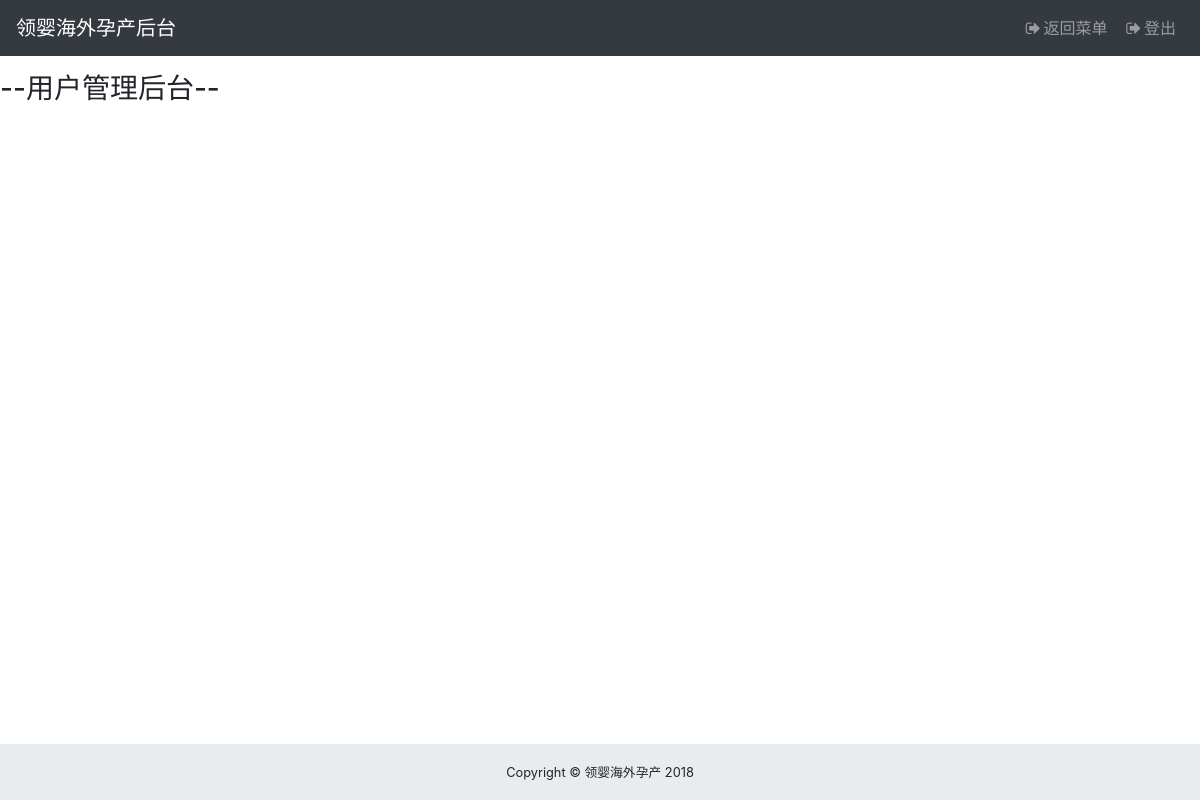
The page /admin/user_permission.php (signed in) on the database as committed earlier.
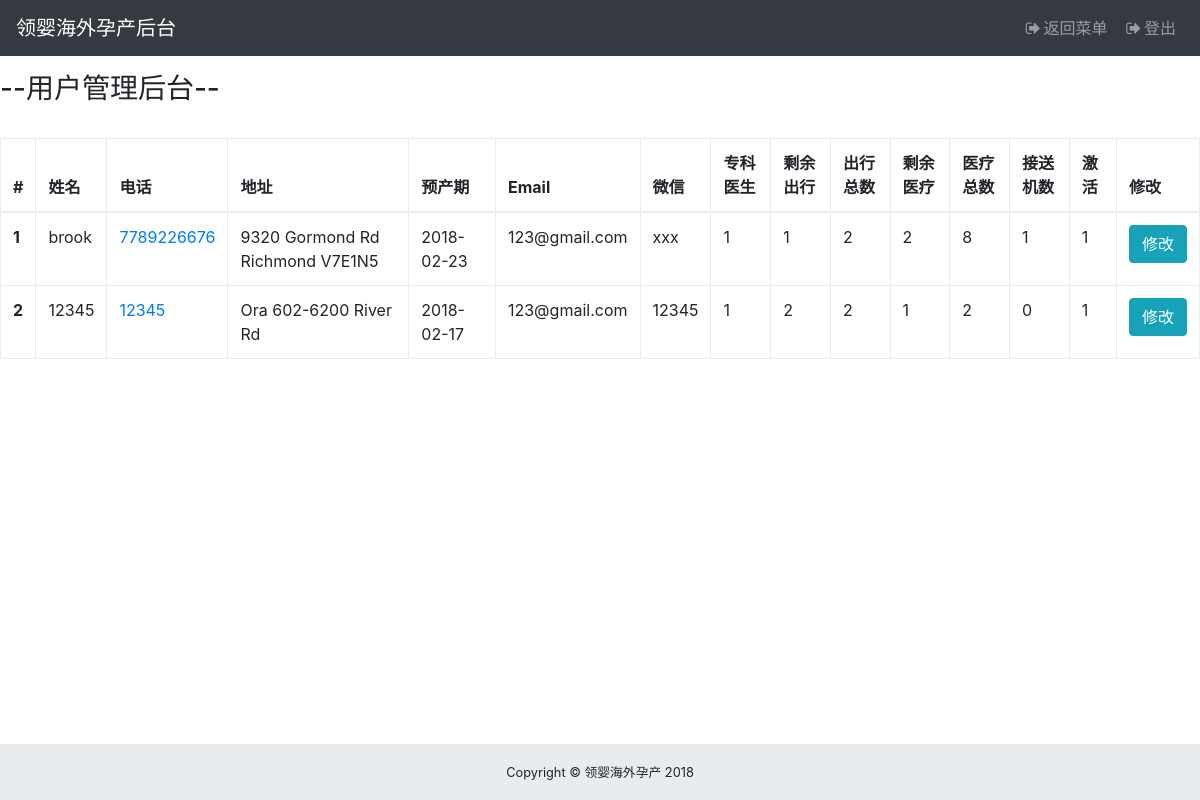
The same page on the database as committed later.
### tables this page shows
CREATE TABLE `users` (
  `uid` int(5) NOT NULL,
  `username` varchar(10) NOT NULL,
  `phone` bigint(50) NOT NULL,
  `email` varchar(50) NOT NULL,
  `password` varchar(100) NOT NULL,
  `weChat` varchar(50) NOT NULL,
  `timeDeliver` varchar(50) NOT NULL,
  `create_time` date NOT NULL,
  `role` varchar(10) DEFAULT NULL,
  `salt` varchar(6) NOT NULL,
  `address` varchar(100) DEFAULT NULL,
  `flight` int(5) DEFAULT '1',
  `special_medical` int(2) DEFAULT '0',
  `pickup` int(5) DEFAULT NULL,
  `pickupTotal` int(20) DEFAULT NULL,
  `medicals` int(5) DEFAULT NULL,
  `medicalsTotal` int(20) DEFAULT NULL,
  `isActive` int(2) DEFAULT NULL
);

### admin/model/user_permission.func.php (the view, shortened to what this page needs)
<?php if(!defined('In_System')) exit("Access Denied");
class User_Permission{
    public function generatePermission(){
        GLOBAL $mysqli;
        $profile_query = "SELECT * FROM users";
        $results = mysqli_fetch_all($mysqli->query($profile_query), MYSQLI_ASSOC);
		if(sizeof($results) > 0){
            echo sprintf("
            <div class=\"table-responsive\">
                <table class=\"table table-bordered\">
                <thead>
                    <tr>
                        <th>#</th>
                        <th>姓名</th>
                        <th>电话</th>
                        <th>地址</th>
                        <th>预产期</th>
                        <th>Email</th>
                        <th>微信</th>
                        <th>专科医生</th>
                        <th>剩余出行</th>
                        <th>出行总数</th>
                        <th>剩余医疗</th>
                        <th>医疗总数</th>
                        <th>接送机数</th>
                        <th>激活</th>
                        <th>修改</th>
                    </tr>
                </thead>
                <tbody>
            ");
            foreach( $results as $result){
                echo sprintf("
                            <form action=\"./user_permission_detail.php\" method=\"post\">
                            <tr>
                                <th scope=row><input type=\"hidden\" name= \"salt\" value= %s>%d</th>
                                <td>%s</td>
                                <td><a href=\"tel:%d\">%d</a></td>
                                <td>%s</td>
                                <td>%s</td>
                                <td>%s</td>
                                <td>%s</td>
                                <td>%s</td>
                                <td>%s</td>
                                <td>%d</td>
                                <td>%d</td>
                                <td>%d</td>
                                <td>%d</td>
                                <td>%d</td>
                                <td><button tyle=\"submit\" class=\"btn btn-info\" name=\"user_modify\">修改</button></td>
                            </tr>
                            </form>
                ", $result['salt'], $result['uid'], $result['username'], $result['phone'], $result['phone'], $result['address'], $result['timeDeliver'], $result['email'], $result['weChat'], $result['special_medical'], $result['pickup'], $result['pickupTotal'], $result['medicals'], $result['medicalsTotal'],$result['flight'], $result['isActive']);
            }
            echo sprintf("
                    </tbody>
                    </table>
                </div>");
			return 1;
		}else{
			return 0;
		}
    }
}
?>

### component/adminHeader.php (shortened to what this page needs)
<!DOCTYPE html>
<html lang="en">
<head>
    <link href="/vendor/bootstrap/css/bootstrap.min.css" rel="stylesheet">
    <link href="/vendor/font-awesome/css/font-awesome.min.css" rel="stylesheet" type="text/css">
    <link href="/vendor/datatables/dataTables.bootstrap4.css" rel="stylesheet">
    <link href="/css/sb-admin.css" rel="stylesheet">
    <link href="/css/custom.css" rel="stylesheet">
    <link href="/css/bootstrap-datetimepicker.min.css" rel="stylesheet">
</head>
<body id="page-top">
<nav class="navbar navbar-expand-lg navbar-dark bg-dark fixed-top" id="mainNav">
    <a class="navbar-brand" href="./admin_access.php">领婴海外孕产后台</a>
    <div class="collapse navbar-collapse" id="navbarResponsive">
        <ul class="navbar-nav ml-auto">
            <li class="nav-item">
                <a class="nav-link" href="./admin_access.php">
                <i class="fa fa-fw fa-sign-out"></i>返回菜单</a>
            </li>
            <li class="nav-item">
                <a class="nav-link" onclick="signOut()">
                <i class="fa fa-fw fa-sign-out"></i>登出</a>
            </li>
        </ul>
    </div>
</nav>
<br/><br/><br/>

### admin/user_permission.php (shortened to what this page needs)
<?php DEFINE('Template_Call', TRUE);
    include_once "../component/adminHeader.php";
?>
 <h3>--用户管理后台--</h3>
 <br/>
<?php
    include_once "./model/common.php";
    include_once "./model/user_permission.func.php";
    $user_permission = new User_Permission();
    $user_permission->generatePermission();
?>
<br/><br/>
<?php
    include_once "../component/adminFooter.php";
?>
</body>
</html>

### component/adminFooter.php (shortened to what this page needs)
<footer class="admin-footer">
<div class="container-fluid">
    <div class="text-center">
    <small>Copyright © 领婴海外孕产 2018</small>
    </div>
</div>
</footer>

### css/sb-admin.css (style rules this page uses)
html { position: relative; min-height: 100%; }
body { overflow-x: hidden; }
#mainNav .navbar-collapse { overflow: auto; max-height: 75vh; }
#mainNav .navbar-collapse .navbar-nav .nav-item .nav-link { cursor: pointer; }
@media (min-width: 992px) { #mainNav .navbar-brand { width: 250px; } }
@media (min-width: 992px) { #mainNav .navbar-collapse { overflow: visible; max-height: none; } }

### css/custom.css (style rules this page uses)
.admin-footer { position: absolute; bottom: 0; left: 0; right: 0; width:100%; height: 56px; background-color: #e9ecef; line-height: 55px; }

Rows that differ between the two databases and show on the page:
added users: uid "1", username "brook", phone "7789226676", address "9320 Gormond Rd Richmond V7E1N5", timeDeliver "2018-02-23", email "123@gmail.com", weChat "xxx", special_medical "1", pickup "1", pickupTotal "2", medicals "2", medicalsTotal "8", flight "1", isActive "1"
added users: uid "2", username "12345", phone "12345", address "Ora 602-6200 River Rd", timeDeliver "2018-02-17", email "123@gmail.com", weChat "12345", special_medical "1", pickup "2", pickupTotal "2", medicals "1", medicalsTotal "2", flight "0", isActive "1"
Other text that changed with them:
text now shown: "# 姓名 电话 地址 预产期 Email 微信 专科医生 剩余出行 出行总数 剩余医疗 医疗总数 接送机数 激活 修改"
